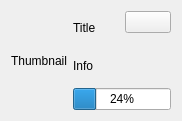
<?xml version="1.0" encoding="UTF-8"?>
<ui version="4.0">
 <class>ItemWidget</class>
 <widget class="QWidget" name="ItemWidget">
  <property name="geometry">
   <rect>
    <x>0</x>
    <y>0</y>
    <width>182</width>
    <height>121</height>
   </rect>
  </property>
  <property name="sizePolicy">
   <sizepolicy hsizetype="Preferred" vsizetype="Maximum">
    <horstretch>0</horstretch>
    <verstretch>0</verstretch>
   </sizepolicy>
  </property>
  <property name="windowTitle">
   <string>Form</string>
  </property>
  <layout class="QHBoxLayout" name="horizontalLayout_2">
   <item>
    <widget class="QLabel" name="labelThumbnail">
     <property name="maximumSize">
      <size>
       <width>16777215</width>
       <height>100</height>
      </size>
     </property>
     <property name="text">
      <string>Thumbnail</string>
     </property>
     <property name="pixmap">
      <pixmap resource="resources.qrc">:/main/loading.png</pixmap>
     </property>
    </widget>
   </item>
   <item>
    <layout class="QVBoxLayout" name="verticalLayout_3">
     <item>
      <layout class="QHBoxLayout" name="horizontalLayout">
       <item>
        <layout class="QVBoxLayout" name="verticalLayout_2">
         <item>
          <widget class="QLabel" name="labelTitle">
           <property name="text">
            <string>Title</string>
           </property>
          </widget>
         </item>
         <item>
          <widget class="QLabel" name="labelInfo">
           <property name="text">
            <string>Info</string>
           </property>
          </widget>
         </item>
        </layout>
       </item>
       <item>
        <layout class="QVBoxLayout" name="verticalLayout">
         <item>
          <widget class="QPushButton" name="pushButtonStop">
           <property name="toolTip">
            <string>Остановить</string>
           </property>
           <property name="text">
            <string/>
           </property>
           <property name="icon">
            <iconset resource="resources.qrc">
             <normaloff>:/main/close.png</normaloff>:/main/close.png</iconset>
           </property>
           <property name="iconSize">
            <size>
             <width>16</width>
             <height>16</height>
            </size>
           </property>
           <property name="shortcut">
            <string>Ctrl+S</string>
           </property>
          </widget>
         </item>
         <item>
          <spacer name="verticalSpacer">
           <property name="orientation">
            <enum>Qt::Vertical</enum>
           </property>
           <property name="sizeHint" stdset="0">
            <size>
             <width>20</width>
             <height>40</height>
            </size>
           </property>
          </spacer>
         </item>
        </layout>
       </item>
      </layout>
     </item>
     <item>
      <widget class="QProgressBar" name="progressBar">
       <property name="value">
        <number>24</number>
       </property>
      </widget>
     </item>
    </layout>
   </item>
  </layout>
 </widget>
 <resources>
  <include location="resources.qrc"/>
 </resources>
 <connections/>
</ui>
